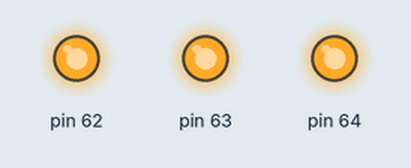
Simulated run of this sketch. Board: Arduino Mega 2560, built with avr-gcc and run on an emulated ATmega2560. Parts: output pins drawn as LEDs (lit = HIGH).

Above: at 0.5 s.
At 3.5 s:
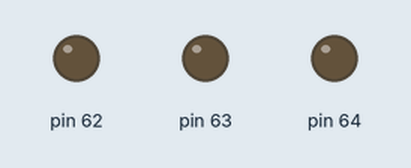
Timing chart, 0 to 4.6 s (numbered marks = the images above):
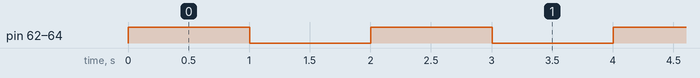

The sketch:

ctl_test.ino
```cpp
#include <SoftwareSerial.h>
SoftwareSerial DebugSerial(MISO, MOSI);

void setup() {
  pinMode(62, OUTPUT);
  pinMode(63, OUTPUT);
  pinMode(64, OUTPUT);
  Serial3.begin(115200);
  DebugSerial.begin(115200);
  DebugSerial.println("ctl_test script!!!");
}

void loop() {
  digitalWrite(62, HIGH);
  digitalWrite(63, HIGH);
  digitalWrite(64, HIGH);
  Serial3.println("high");
  DebugSerial.println("high");
  delay(1000);
  digitalWrite(62, LOW);
  digitalWrite(63, LOW);
  digitalWrite(64, LOW);
  Serial3.println("low");
  DebugSerial.println("low");
  delay(1000);
}
```

Measured:
- by itself, pin 62–64: alternates HIGH for 1.0 s and LOW for 1.0 s
